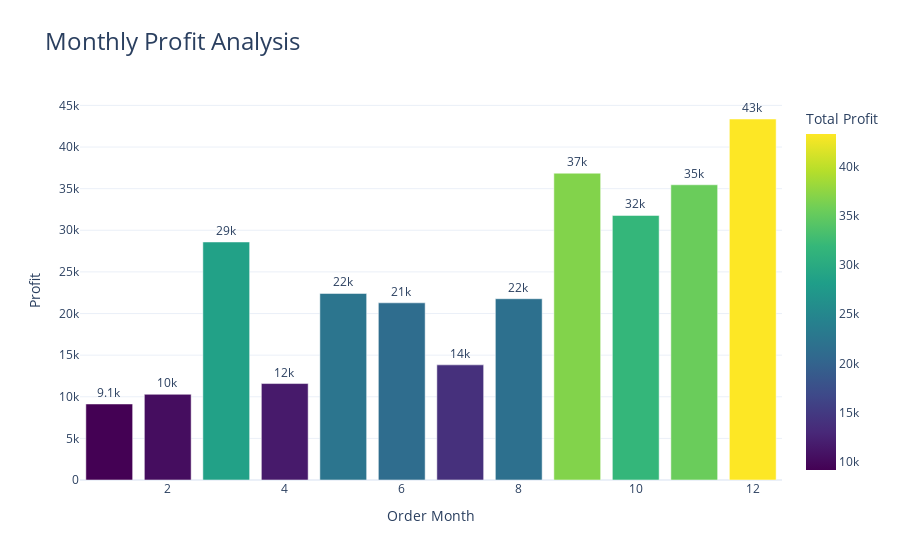

The notebook cell saved with this chart:
### Markdown cell above
### Q.4 Analyze monthly Profit From sales and which month had Highest the lowest Month of Sales

### Code cell
sales_by_sub_cat = df.groupby('Order Month')['Profit'].sum().reset_index()

fig = px.bar(
    sales_by_sub_cat,
    x='Order Month',
    y='Profit',
    title='Monthly Profit Analysis',
    labels={'Profit': 'Total Profit', 'Order Month': 'Month'},
    text='Profit',  # Adds the profit values as text on the bars
    color='Profit',  # Colors bars based on profit values
    color_continuous_scale='Viridis'  # Bright color scale, can use other options like 'Electric', 'Rainbow', or 'Jet'
)

fig.update_traces(texttemplate='%{text:.2s}', textposition='outside')  # Formatting text
fig.update_layout(
    xaxis_title='Order Month',
    yaxis_title='Profit',
    title_font=dict(size=24),
    xaxis_tickangle=0,
    height=600  # Increases the height of the figure
)

fig.show()

### Figure 1 — Plotly figure (JSON) as saved in the notebook; plotly's stock layout.template omitted (floating-point values rounded to 4 significant figures)
{"data": [{"alignmentgroup": "True", "hovertemplate": "Month=%{x}<br>Total Profit=%{marker.color}<extra></extra>", "legendgroup": "", "marker": {"color": [9134.0, 10290.0, 28590.0, 11590.0, 22410.0, 21290.0, 13830.0, 21780.0, 36860.0, 31780.0, 35470.0, 43370.0], "coloraxis": "coloraxis", "pattern": {"shape": ""}}, "name": "", "offsetgroup": "", "orientation": "v", "showlegend": false, "text": [9134.0, 10290.0, 28590.0, 11590.0, 22410.0, 21290.0, 13830.0, 21780.0, 36860.0, 31780.0, 35470.0, 43370.0], "textposition": "outside", "texttemplate": "%{text:.2s}", "type": "bar", "x": [1, 2, 3, 4, 5, 6, 7, 8, 9, 10, 11, 12], "xaxis": "x", "y": [9134.0, 10290.0, 28590.0, 11590.0, 22410.0, 21290.0, 13830.0, 21780.0, 36860.0, 31780.0, 35470.0, 43370.0], "yaxis": "y"}], "layout": {"autosize": true, "barmode": "relative", "coloraxis": {"colorbar": {"title": {"text": "Total Profit"}}, "colorscale": [[0, "#440154"], [0.1111, "#482878"], [0.2222, "#3e4989"], [0.3333, "#31688e"], [0.4444, "#26828e"], [0.5556, "#1f9e89"], [0.6667, "#35b779"], [0.7778, "#6ece58"], [0.8889, "#b5de2b"], [1, "#fde725"]]}, "legend": {"tracegroupgap": 0}, "title": {"font": {"size": 24}, "text": "Monthly Profit Analysis"}, "xaxis": {"anchor": "y", "autorange": true, "domain": [0, 1], "range": [0.5, 12.5], "tickangle": 0, "title": {"text": "Order Month"}, "type": "linear"}, "yaxis": {"anchor": "x", "autorange": true, "domain": [0, 1], "range": [0, 45650.0], "title": {"text": "Profit"}, "type": "linear"}}}
